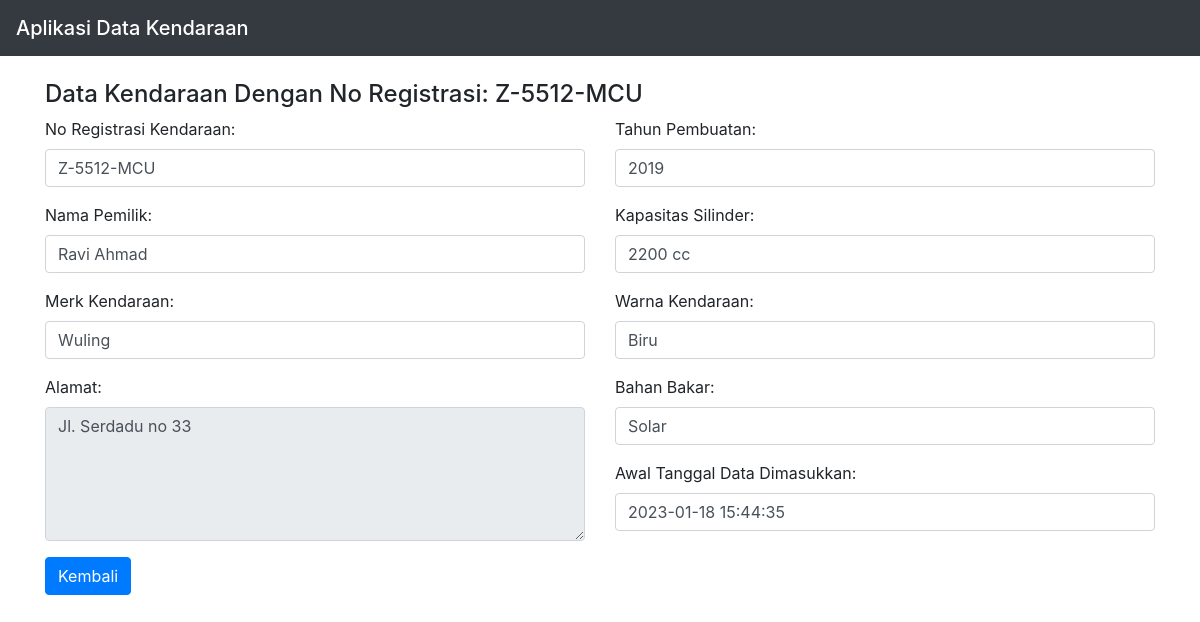
Page /detail_kendaraan.php?no_reg=Z-5512-MCU on the committed database.
### tables this page shows
CREATE TABLE `kendaraan` (
  `no_reg` varchar(20) NOT NULL,
  `owner` varchar(50) NOT NULL,
  `address` text NOT NULL,
  `brand` varchar(50) NOT NULL,
  `year` int(4) NOT NULL,
  `cylinders` varchar(20) NOT NULL,
  `color` varchar(20) NOT NULL,
  `fuel` varchar(20) NOT NULL,
  `created_at` datetime NOT NULL DEFAULT current_timestamp()
);

### detail_kendaraan.php (the view, shortened to what this page needs)
<!DOCTYPE html>
<html>
<head>
<link rel="stylesheet" href="https://cdn.jsdelivr.net/npm/bootstrap@4.6.1/dist/css/bootstrap.min.css">
</head>
<body>
    <nav class="navbar navbar-dark bg-dark">
            <span class="navbar-brand mb-0 h1">Aplikasi Data Kendaraan</span>
    </nav>
<div class="container">
    <br>
    <h4>Data Kendaraan Dengan No Registrasi: <?php echo $_GET['no_reg']?></h4>
<?php
    include "connection.php";
    if (isset($_GET['no_reg'])) {
        $no_reg=htmlspecialchars($_GET["no_reg"]);
        $sql="SELECT * FROM kendaraan WHERE no_reg = '$no_reg'";
        $hasil=mysqli_fetch_array(mysqli_query($con,$sql));
        $no_reg= $hasil["no_reg"];
        $owner= $hasil["owner"];
        $address= $hasil["address"];
        $brand= $hasil["brand"];
        $year= $hasil["year"];
        $cylinders= $hasil["cylinders"];
        $color= $hasil["color"];
        $fuel= $hasil["fuel"];
        $created_at= $hasil["created_at"];
        }
?>
<div class="row">
            <div class="col-sm">
                <div class="form-group">
                    <label>No Registrasi Kendaraan:</label>
                    <div class="form-control"><?php echo $no_reg?></div>
                </div>
                <div class="form-group">
                    <label>Nama Pemilik:</label>
                    <div class="form-control"><?php echo $owner?></div>
                 </div>
                <div class="form-group">
                    <label>Merk Kendaraan:</label>
                    <div class="form-control"><?php echo $brand?></div>
                 </div>
                <div class="form-group">
                    <label>Alamat:</label>
                    <textarea class="form-control" rows="5" readonly><?php echo $address ?></textarea>
                 </div>
                <a href="index.php" class="btn btn-primary">Kembali</a>
            </div>
            <div class="col-sm">
                <div class="form-group">
                    <label>Tahun Pembuatan:</label>
                    <div class="form-control"><?php echo $year?></div>
                 </div>
                <div class="form-group">
                    <label>Kapasitas Silinder:</label>
                    <div class="form-control"><?php echo $cylinders?></div>
                 </div>
                <div class="form-group">
                    <label>Warna Kendaraan:</label>
                    <div class="form-control"><?php echo $color?></div>
                </div>
                <div class="form-group">
                    <label>Bahan Bakar:</label>
                    <div class="form-control"><?php echo $fuel?></div>
                 </div>
                <div class="form-group">
                    <label>Awal Tanggal Data Dimasukkan:</label>
                    <div class="form-control"><?php echo $created_at?></div>
                </div>
            </div>
        </div>
</div>
</body>
</html>

### rows in the picture
kendaraan: no_reg "Z-5512-MCU", owner "Ravi Ahmad", brand "Wuling", address "Jl. Serdadu no 33", year "2019", cylinders "2200 cc", color "Biru", fuel "Solar", created_at "2023-01-18 15:44:35"

### other values in the picture
$_GET['no_reg'] "Z-5512-MCU"
